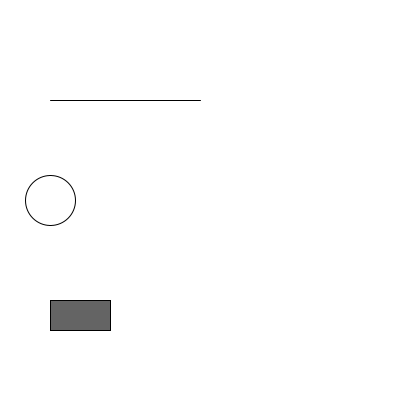
Frame 1 (no input)
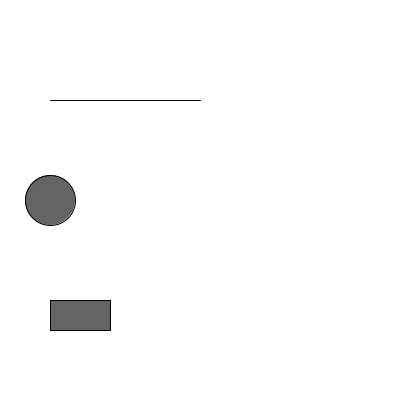
Frame 60 (the mouse pressed at the canvas centre just before this capture)
Frame 120 (the mouse held since frame 60 and released just before this capture): identical to frame 60, image omitted

The Processing sketch that drew these frames (run headless with seeded random() and noise(); from frame 60 on, the mouse is pressed at the canvas centre):

// Processing sketch: circle_with_variables
// ── circle_with_variables.pde
int xPos = 50;

void setup() {
  size(400, 400);
}

void draw() {
  background(255);
  ellipse(xPos, 200, 50, 50); 
  fill(100);
  rect(xPos, 300, 60, 30);
  line(xPos, 100, 200, 100);
}
